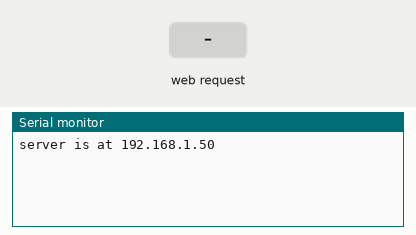
Recording of a sketch running on a simulated Arduino Uno, built with avr-gcc and run on an emulated ATmega328P. On the bench: the last lines printed to the serial monitor. The inputs (shaded band) are chosen by the test bench. WiFi joins after 1.5 s; servers stay silent unless stated.

Above: at 2.7 s.
2.8 s: HTTP request GET /prova1 received
At 3.3 s:
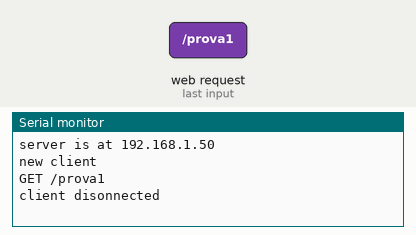
4.3 s: HTTP request GET /prova received
At 5.6 s:
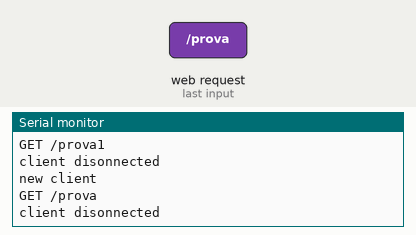

The sketch:

ethernet_prova_2.ino
```cpp
/***********************************************************/
/* Owner: Andrea Floridia                                  */
/* Date: 27/04/2015                                        */
/* Arduino Ethernet Shield, example 2                      */
/* DHCP server, is able to decode 2 kinds of HTTP requests */
/* the HTTP response message are application/json          */
/***********************************************************/

// Note: stdint.h has been already included because it is used by Arduino.h
// Furthermore pins 10,11,12,13 are used by ethernet shield.
#include <SPI.h>
#include <Ethernet.h>
#include <string.h>


/* GLOBAL VARIABLES */
byte   mac[] = { 0x90, 0xA2, 0xDA, 0x00, 0xFA, 0x0F };    // Arduino MAC adress
char    buffer[50];		// buffer used to store the first line of the request
uint8_t    NumberOfSpace = 0;			// Number of space in the request
uint8_t    i = 0;						// index for the string buffer
EthernetServer server(80);		// server initialization


/***************************************/
/*	Name: Setup                    */
/*	Params: Void                   */
/*	Return: Void                   */
/*	Description: This is the setup */
/***************************************/
void setup()
{
    Serial.begin(9600);
    Ethernet.begin(mac);    // start the Ethernet connection
    server.begin();         // and the server
    Serial.print("server is at ");
    Serial.println(Ethernet.localIP());
}


/******************************************/
/*	Name: Loop                        */
/*	Params: Void                      */
/*	Return: Void                      */
/*	Description: This is the main     */
/*	loop, it will be executed forever */
/******************************************/
void loop()
{
    // listen for incoming clients

    EthernetClient   client = server.available();      //the client

    if (client) {

      Serial.println("new client");


      /* acquisition HTTP request */
      while (client.connected()) {

         if(client.available()) {

          char c = client.read();
          if (c == ' ' && NumberOfSpace == 1) {
            buffer[i] = 0;
            goto decode;
          }
          else if (c == ' ') {
            buffer[i] = c;
            i ++;
            NumberOfSpace ++;
          }
          else {
            buffer[i] = c;
            i ++;
          }
        }

      }

      decode:
      Serial.println(buffer);


      // decode the HTTP request from the longest possible path
      // in this case the longest could be GET /prova1
      if (strncmp(buffer, "GET /prova1", 11) == 0) {
        HTTP_response_GET2(client);
      } else if (strncmp(buffer, "GET /prova", 10) == 0) {
        HTTP_response_GET1(client);
      } else {
        HTTP_BAD_REQUEST(client);
      }


      delay(1);         // give the web browser time to receive the data
      client.stop();    // close the connection
      NumberOfSpace = 0;
      i = 0;              // reset for the next client
      Serial.println("client disonnected");
    }
}


/*******************************************/
/*	Name: HTTP_response_GET1           */
/*	Params: A client object            */
/*	Return: Void                       */
/*	Description: This is the routine   */
/*	called whenever the path is /prova */
/*******************************************/
void HTTP_response_GET1(EthernetClient  & client)
{
    client.println("HTTP/1.1 200 OK");
    client.println("Content-Type: application/json");
    client.println("Connnection: close");
    client.println();
    client.println("{ \"temperature\": 14.44, \"status\": 1 }");

}


/********************************************/
/*	Name: HTTP_response_GET2            */
/*	Params: A client object             */
/*	Return: Void                        */
/*	Description: This is the routine    */
/*	called whenever the path is /prova1 */
/********************************************/
void HTTP_response_GET2(EthernetClient  & client)
{
    client.println("HTTP/1.1 200 OK");
    client.println("Content-Type: application/json");
    client.println("Connnection: close");
    client.println();
    client.println("{ \"pressure\": 14.44, \"status\": 1 }");
}


/********************************************************/
/*	Name: HTTP_BAD_REQUEST                          */
/*	Params: A client object                         */
/*	Return: Void                                    */
/*	Description: This is the routine                */
/*	called whenever the path doesn't match anything */
/********************************************************/
void HTTP_BAD_REQUEST(EthernetClient  & client)
{
    client.println("HTTP/1.1 400 BAD REQUEST");
    client.println("Content-Type: application/json");
    client.println("Connnection: close");
    client.println();
    client.println("{ \"error message\": \"Bad Request!\"}");
}
```

Measured:
- after the input at 2.8 s, the serial monitor: prints a new line at once (image 1)
- after the input at 4.3 s, the serial monitor: prints a new line at once (image 2)
